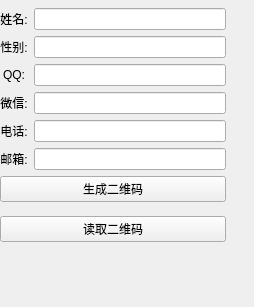
<?xml version="1.0" encoding="UTF-8"?>
<ui version="4.0">
 <class>MainWindow</class>
 <widget class="QMainWindow" name="MainWindow">
  <property name="windowModality">
   <enum>Qt::NonModal</enum>
  </property>
  <property name="geometry">
   <rect>
    <x>0</x>
    <y>0</y>
    <width>254</width>
    <height>307</height>
   </rect>
  </property>
  <property name="sizePolicy">
   <sizepolicy hsizetype="Preferred" vsizetype="Preferred">
    <horstretch>0</horstretch>
    <verstretch>0</verstretch>
   </sizepolicy>
  </property>
  <property name="maximumSize">
   <size>
    <width>400</width>
    <height>400</height>
   </size>
  </property>
  <property name="windowTitle">
   <string>个人信息</string>
  </property>
  <property name="windowIcon">
   <iconset>
    <normaloff>easyicon_net.ico</normaloff>easyicon_net.ico</iconset>
  </property>
  <widget class="QWidget" name="centralwidget">
   <widget class="QWidget" name="">
    <property name="geometry">
     <rect>
      <x>0</x>
      <y>0</y>
      <width>226</width>
      <height>251</height>
     </rect>
    </property>
    <layout class="QVBoxLayout" name="verticalLayout_4">
     <item>
      <layout class="QVBoxLayout" name="verticalLayout_3">
       <item>
        <layout class="QVBoxLayout" name="verticalLayout_2">
         <item>
          <layout class="QHBoxLayout" name="horizontalLayout">
           <item>
            <widget class="QLabel" name="label_name">
             <property name="frameShape">
              <enum>QFrame::NoFrame</enum>
             </property>
             <property name="frameShadow">
              <enum>QFrame::Sunken</enum>
             </property>
             <property name="lineWidth">
              <number>12</number>
             </property>
             <property name="midLineWidth">
              <number>10</number>
             </property>
             <property name="text">
              <string>姓名:</string>
             </property>
             <property name="textFormat">
              <enum>Qt::AutoText</enum>
             </property>
             <property name="scaledContents">
              <bool>false</bool>
             </property>
             <property name="alignment">
              <set>Qt::AlignCenter</set>
             </property>
            </widget>
           </item>
           <item>
            <widget class="QLineEdit" name="lineEdit_name"/>
           </item>
          </layout>
         </item>
         <item>
          <layout class="QHBoxLayout" name="horizontalLayout_sex">
           <item>
            <widget class="QLabel" name="label_sex">
             <property name="frameShape">
              <enum>QFrame::NoFrame</enum>
             </property>
             <property name="frameShadow">
              <enum>QFrame::Sunken</enum>
             </property>
             <property name="lineWidth">
              <number>12</number>
             </property>
             <property name="midLineWidth">
              <number>10</number>
             </property>
             <property name="text">
              <string>性别:</string>
             </property>
             <property name="textFormat">
              <enum>Qt::AutoText</enum>
             </property>
             <property name="scaledContents">
              <bool>false</bool>
             </property>
             <property name="alignment">
              <set>Qt::AlignCenter</set>
             </property>
            </widget>
           </item>
           <item>
            <widget class="QLineEdit" name="lineEdit_sex"/>
           </item>
          </layout>
         </item>
         <item>
          <layout class="QVBoxLayout" name="verticalLayout">
           <item>
            <layout class="QHBoxLayout" name="horizontalLayout_QQ" stretch="2,14">
             <item>
              <widget class="QLabel" name="label_QQ">
               <property name="frameShape">
                <enum>QFrame::NoFrame</enum>
               </property>
               <property name="frameShadow">
                <enum>QFrame::Sunken</enum>
               </property>
               <property name="lineWidth">
                <number>12</number>
               </property>
               <property name="midLineWidth">
                <number>10</number>
               </property>
               <property name="text">
                <string>QQ:</string>
               </property>
               <property name="textFormat">
                <enum>Qt::AutoText</enum>
               </property>
               <property name="scaledContents">
                <bool>false</bool>
               </property>
               <property name="alignment">
                <set>Qt::AlignCenter</set>
               </property>
              </widget>
             </item>
             <item>
              <widget class="QLineEdit" name="lineEdit_QQ"/>
             </item>
            </layout>
           </item>
           <item>
            <layout class="QHBoxLayout" name="horizontalLayout_weix">
             <item>
              <widget class="QLabel" name="label_weix">
               <property name="frameShape">
                <enum>QFrame::NoFrame</enum>
               </property>
               <property name="frameShadow">
                <enum>QFrame::Sunken</enum>
               </property>
               <property name="lineWidth">
                <number>12</number>
               </property>
               <property name="midLineWidth">
                <number>10</number>
               </property>
               <property name="text">
                <string>微信:</string>
               </property>
               <property name="textFormat">
                <enum>Qt::AutoText</enum>
               </property>
               <property name="scaledContents">
                <bool>false</bool>
               </property>
               <property name="alignment">
                <set>Qt::AlignCenter</set>
               </property>
              </widget>
             </item>
             <item>
              <widget class="QLineEdit" name="lineEdit_weix"/>
             </item>
            </layout>
           </item>
           <item>
            <layout class="QHBoxLayout" name="horizontalLayout_phone">
             <item>
              <widget class="QLabel" name="label_phone">
               <property name="frameShape">
                <enum>QFrame::NoFrame</enum>
               </property>
               <property name="frameShadow">
                <enum>QFrame::Sunken</enum>
               </property>
               <property name="lineWidth">
                <number>12</number>
               </property>
               <property name="midLineWidth">
                <number>10</number>
               </property>
               <property name="text">
                <string>电话:</string>
               </property>
               <property name="textFormat">
                <enum>Qt::AutoText</enum>
               </property>
               <property name="scaledContents">
                <bool>false</bool>
               </property>
               <property name="alignment">
                <set>Qt::AlignCenter</set>
               </property>
              </widget>
             </item>
             <item>
              <widget class="QLineEdit" name="lineEdit_phone"/>
             </item>
            </layout>
           </item>
           <item>
            <layout class="QHBoxLayout" name="horizontalLayout_phone_2">
             <item>
              <widget class="QLabel" name="label_Email">
               <property name="frameShape">
                <enum>QFrame::NoFrame</enum>
               </property>
               <property name="frameShadow">
                <enum>QFrame::Sunken</enum>
               </property>
               <property name="lineWidth">
                <number>12</number>
               </property>
               <property name="midLineWidth">
                <number>10</number>
               </property>
               <property name="text">
                <string>邮箱:</string>
               </property>
               <property name="textFormat">
                <enum>Qt::AutoText</enum>
               </property>
               <property name="scaledContents">
                <bool>false</bool>
               </property>
               <property name="alignment">
                <set>Qt::AlignCenter</set>
               </property>
              </widget>
             </item>
             <item>
              <widget class="QLineEdit" name="lineEdit_Email"/>
             </item>
            </layout>
           </item>
          </layout>
         </item>
        </layout>
       </item>
       <item>
        <widget class="QPushButton" name="test_pushButton">
         <property name="text">
          <string>生成二维码</string>
         </property>
        </widget>
       </item>
      </layout>
     </item>
     <item>
      <widget class="QPushButton" name="pushButton_read">
       <property name="text">
        <string>读取二维码</string>
       </property>
      </widget>
     </item>
    </layout>
   </widget>
  </widget>
 </widget>
 <resources/>
 <connections/>
</ui>
